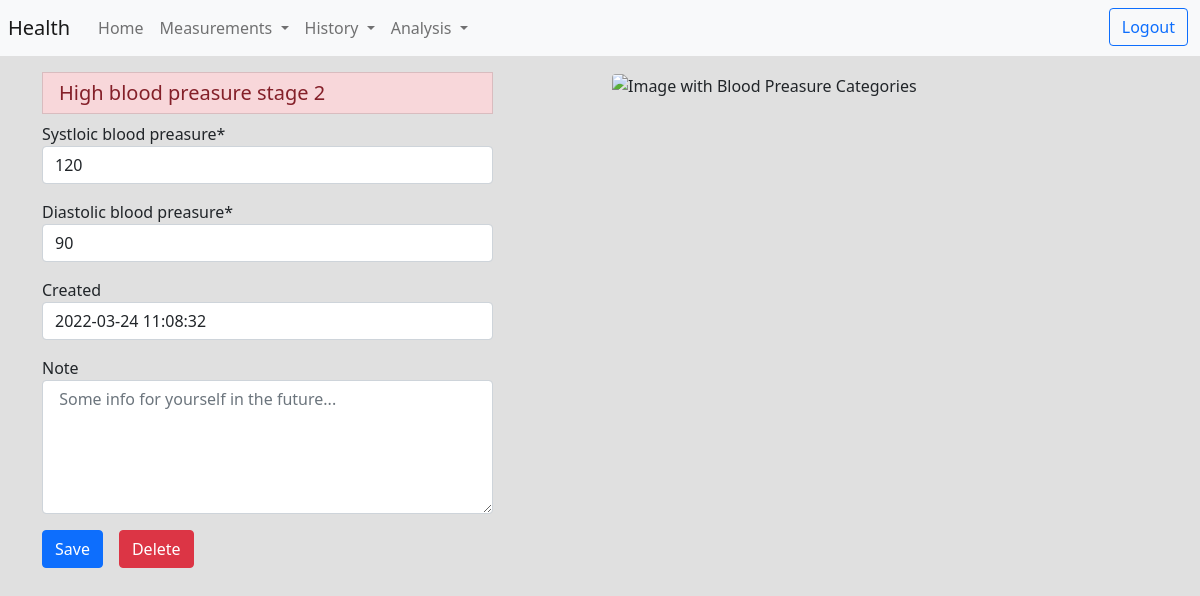
Page /history/blood_preasure/details/184 (signed in) on the committed database.
### measurements/models.py (models this page shows, shortened)
class BloodPreasure(Timestamp):
  user = models.ForeignKey("auth.User", on_delete=models.CASCADE, related_name="blood_preasure")
  systolic_bp = models.IntegerField(blank=False, null=False)
  diastolic_bp = models.IntegerField(blank=False, null=False)
  category = models.PositiveSmallIntegerField(default=BPCategory.NORMAL)
  note = models.TextField(max_length=500, blank=True, null=True)

### history/views.py (the view)
# urls.py: path('blood_preasure/details/<int:measurement_id>', BloodPreasureDetail, name='blood_preasure_details'),
def BloodPreasureDetail(request, measurement_id):
  measurement = get_object_or_404(BloodPreasure, id=measurement_id)
  if request.user == measurement.user:
    if request.method == 'POST':
      if request.POST.get('delete') == 'Delete':
        measurement.delete()
        return HttpResponseRedirect(reverse('history:blood_preasure_history'))
      else:
        form = BloodPreasureFormEdit(request.POST, instance=measurement)
        if form.is_valid():
          instance = form.save(commit=False)
          instance.user = request.user
          instance.save()
          return render(request, 'history/blood_details.html',
                        {'form': form,
                         'm_category': measurement.category,
                         'category': BPCategory,
                         'info': 'Saved'})
    else:
      form = BloodPreasureFormEdit(instance=measurement)
      return render(request, 'history/blood_details.html',
                    {'form': form,
                    'm_category': measurement.category,
                    'category': BPCategory})
  else:
    return HttpResponseRedirect(reverse_lazy('login'))

### measurements/forms.py
class BloodPreasureFormEdit(BloodPreasureForm):
  def __init__(self, *args, **kwargs):
    super().__init__(*args, **kwargs)
    self.helper.layout = Layout(
        Field(
          'systolic_bp', placeholder='mmHg', css_class='mb-3'
        ),
        Field(
          'diastolic_bp', placeholder='mmHg', css_class='mb-3'
        ),
        Field(
          'created', placeholder=timezone.now(), css_class='mb-3'
        ),
        Field(
          'note', rows=5, placeholder=' Some info for yourself in the future...', css_class='w-100'
        ),
        ButtonHolder(
          Submit('submit', 'Save', css_class='btn btn-succes'),
          Submit('delete', 'Delete', css_class='btn btn-danger mx-3'),
          HTML('''{% if info %}<p class="align-self-center mb-0 jump-into">{{ info }}</p>{% endif %}'''),
          css_class='d-flex mt-2 mb-5'
        )
      )

### history/templates/history/blood_details.html (shortened to what this page needs)
{% extends "base.html" %}
{% load crispy_forms_tags %}
{% block body %}
  <div class="container">
    <div class="row">
      <div class="col-sm-12 col-lg-5">
        {% if m_category == category.CRISIS %}
          <h5 class="list-group-item list-group-item-height-danger">Hypertensive crisis</h5>
        {% elif m_category == category.STAGE_2 %}
          <h5 class="list-group-item list-group-item-danger">High blood preasure stage 2</h5>
        {% elif m_category == category.STAGE_1 %}
          <h5 class="list-group-item list-group-item-height-warning">High blood preasure stage 1</h5>
        {% elif m_category == category.LOW %}
          <h5 class="list-group-item list-group-item-info">Low</h5>
        {% elif m_category == category.NORMAL %}
          <h5 class="list-group-item list-group-item-success">Normal</h5>
        {% else %}
          <h5 class="list-group-item list-group-item-warning">Elevated</h5>
        {% endif %}
        {% crispy form %}
      </div>
      <div class="col-sm-12 col-lg-6 offset-lg-1">
        <img class="w-100 rounded" src="https://www.heart.org/-/media/Health-Topics-Images/HBP/blood-pressure-readings-chart-English.jpg" alt="Image with Blood Preasure Categories">
      </div>
    </div>
  </div>
{% endblock %}

### common/static/common/css/style.css (style rules this page uses)
body { background-color: rgb(224, 224, 224); }
.form-group { margin-bottom: 1rem; }

### rows in the picture
BloodPreasure: systolic_bp "120", diastolic_bp "90", created "2022-03-24 11:08:32"
